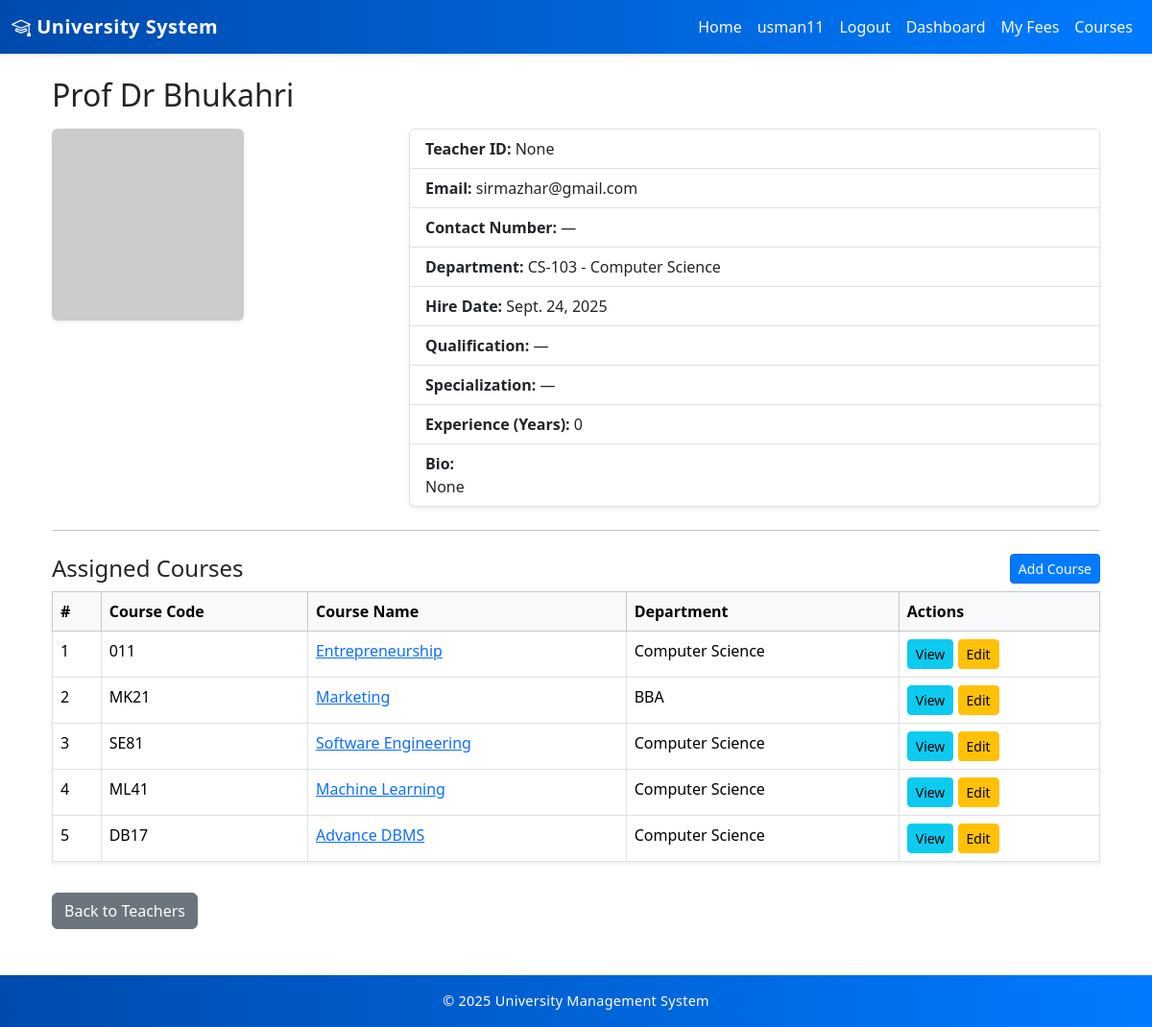
The app's page /teachers/1/ (signed in), older data.
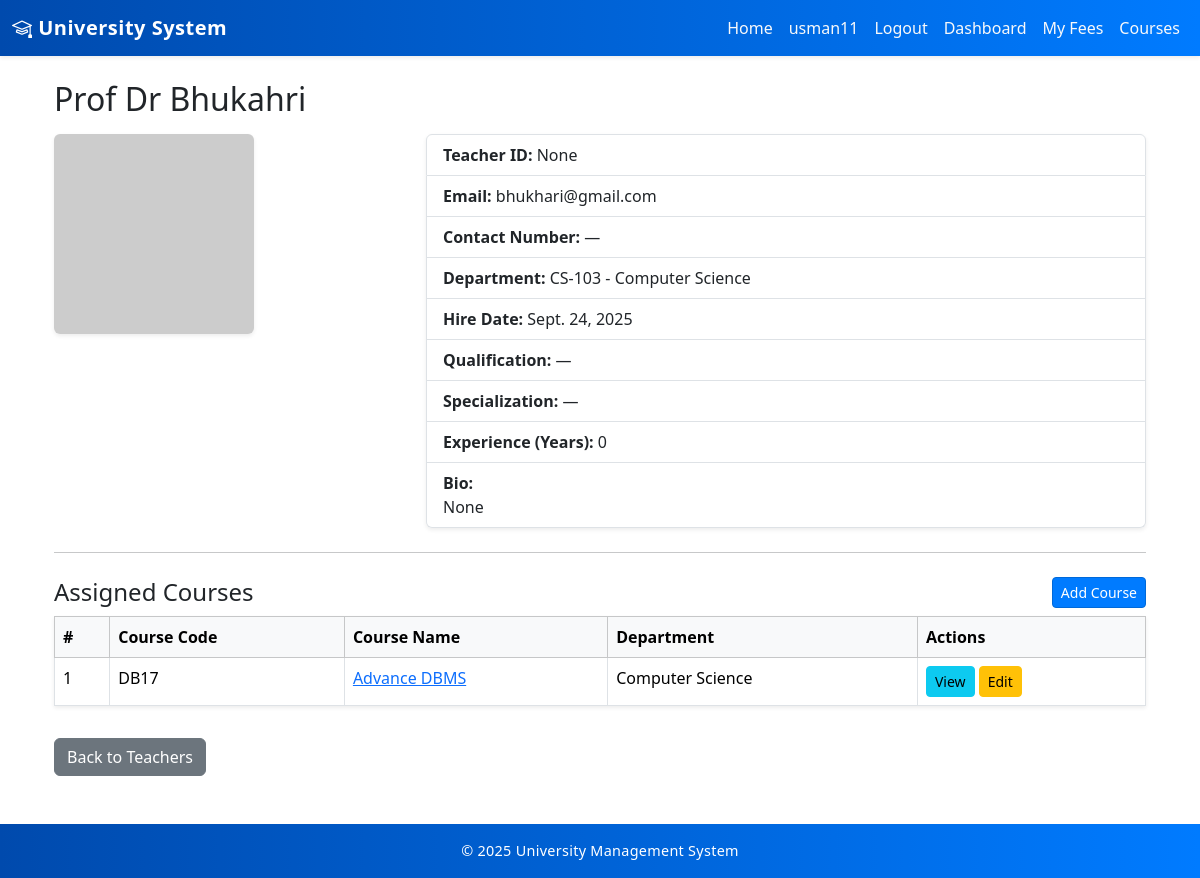
The same page, newer data.
### core/models.py (models this page shows, shortened)
class Teacher(models.Model):
    user = models.OneToOneField(
        settings.AUTH_USER_MODEL,
        null=True,
        blank=True,
        on_delete=models.SET_NULL,
        related_name='teacher_profile'
    )
    teacher_id = models.CharField(max_length=20, unique=True, blank=True, null=True)
    first_name = models.CharField(max_length=50)
    last_name  = models.CharField(max_length=50)
    email      = models.EmailField(unique=True)
    department = models.ForeignKey(Department, on_delete=models.SET_NULL, null=True, blank=True, related_name="teachers")
    hire_date  = models.DateField(default=timezone.now)
    profile_image = models.ImageField(upload_to='profiles/', null=True, blank=True)
    QUALIFICATION_CHOICES = [
        ('BS', 'BS / Bachelor'),
        ('MS', 'MS / Master'),
        ('MPhil', 'MPhil'),
        ('PhD', 'PhD'),
        ('Other', 'Other'),
    ]
    qualification = models.CharField(max_length=50, choices=QUALIFICATION_CHOICES, null=True, blank=True)
    specialization = models.CharField(max_length=100, null=True, blank=True)
    bio = models.TextField(blank=True, null=True)
    experience_years = models.PositiveIntegerField(default=0, help_text="Years of teaching experience")
    contact_number = models.CharField(max_length=20, blank=True, null=True)

class Course(models.Model):
    name = models.CharField(max_length=100)
    code = models.CharField(max_length=20, unique=True)
    description = models.TextField(blank=True, null=True)
    credits = models.PositiveIntegerField()
    department = models.ForeignKey(Department, on_delete=models.CASCADE, related_name="courses")
    teacher = models.ForeignKey(Teacher, on_delete=models.SET_NULL, null=True, blank=True, related_name="courses")

class Department(models.Model):
    name = models.CharField(max_length=100, unique=True)
    code = models.CharField(max_length=20, unique=True)
    description = models.TextField(blank=True, null=True)
    def __str__(self):
        return f"{self.code} - {self.name}"

### core/views.py (the view)
# urls.py: path('teachers/<int:pk>/', views.TeacherDetailView.as_view(), name='teacher_detail'),
class TeacherDetailView(DetailView):
    model = Teacher
    template_name = 'core/teachers/detail.html'
    context_object_name = 'teacher'

### templates/core/teachers/detail.html (shortened to what this page needs)
{% extends 'base.html' %}
{% block content %}
<div class="container mt-3">
  <h2 class="mb-3">{{ teacher.first_name }} {{ teacher.last_name }}</h2>
  <div class="row">
    <div class="col-md-4">
      {% if teacher.profile_image %}
        <img src="{{ teacher.profile_image.url }}" class="img-fluid rounded shadow-sm mb-3" alt="Teacher Image">
      {% else %}
        <img src="https://via.placeholder.com/200x200?text=No+Image" class="img-fluid rounded shadow-sm mb-3" alt="No Image">
      {% endif %}
    </div>
    <div class="col-md-8">
      <ul class="list-group shadow-sm">
        <li class="list-group-item"><strong>Teacher ID:</strong> {{ teacher.teacher_id }}</li>
        <li class="list-group-item"><strong>Email:</strong> {{ teacher.email }}</li>
        <li class="list-group-item"><strong>Contact Number:</strong> {{ teacher.contact_number|default:"—" }}</li>
        <li class="list-group-item"><strong>Department:</strong> {{ teacher.department|default:"—" }}</li>
        <li class="list-group-item"><strong>Hire Date:</strong> {{ teacher.hire_date }}</li>
        <li class="list-group-item"><strong>Qualification:</strong> {{ teacher.get_qualification_display|default:"—" }}</li>
        <li class="list-group-item"><strong>Specialization:</strong> {{ teacher.specialization|default:"—" }}</li>
        <li class="list-group-item"><strong>Experience (Years):</strong> {{ teacher.experience_years }}</li>
        <li class="list-group-item"><strong>Bio:</strong><br>{{ teacher.bio|linebreaksbr|default:"—" }}</li>
      </ul>
    </div>
  </div>
  <hr class="my-4">
  <div class="d-flex justify-content-between align-items-center mb-2">
    <h4 class="mb-0">Assigned Courses</h4>
    <a class="btn btn-primary btn-sm" href="{% url 'course_add' %}?teacher={{ teacher.pk }}">Add Course</a>
  </div>
  <table class="table table-bordered table-hover mt-2 shadow-sm">
    <thead class="table-light">
      <tr>
        <th>#</th>
        <th>Course Code</th>
        <th>Course Name</th>
        <th>Department</th>
        <th>Actions</th>
      </tr>
    </thead>
    <tbody>
      {% for course in teacher.courses.all %}
        <tr>
          <td>{{ forloop.counter }}</td>
          <td>{{ course.code }}</td>
          <td><a href="{% url 'course_detail' course.pk %}">{{ course.name }}</a></td>
          <td>{{ course.department.name }}</td>
          <td>
            <a href="{% url 'course_detail' course.pk %}" class="btn btn-sm btn-info">View</a>
            <a href="{% url 'course_edit' course.pk %}" class="btn btn-sm btn-warning">Edit</a>
          </td>
        </tr>
      {% empty %}
        <tr><td colspan="5" class="text-center">No courses assigned to this teacher.</td></tr>
      {% endfor %}
    </tbody>
  </table>
  <a href="{% url 'teachers_list' %}" class="btn btn-secondary mt-3">Back to Teachers</a>
</div>
{% endblock %}

Row changes from the older to the newer data that the page shows:
no longer on this page (row edited): Course: code "011", name "Entrepreneurship", department.name "Computer Science"
no longer on this page (row edited): Course: code "MK21", name "Marketing", department.name "BBA"
no longer on this page (row edited): Course: code "SE81", name "Software Engineering", department.name "Computer Science"
no longer on this page (row edited): Course: code "ML41", name "Machine Learning", department.name "Computer Science"
changed Teacher "Prof": email "sirmazhar@gmail.com" → "bhukhari@gmail.com"
